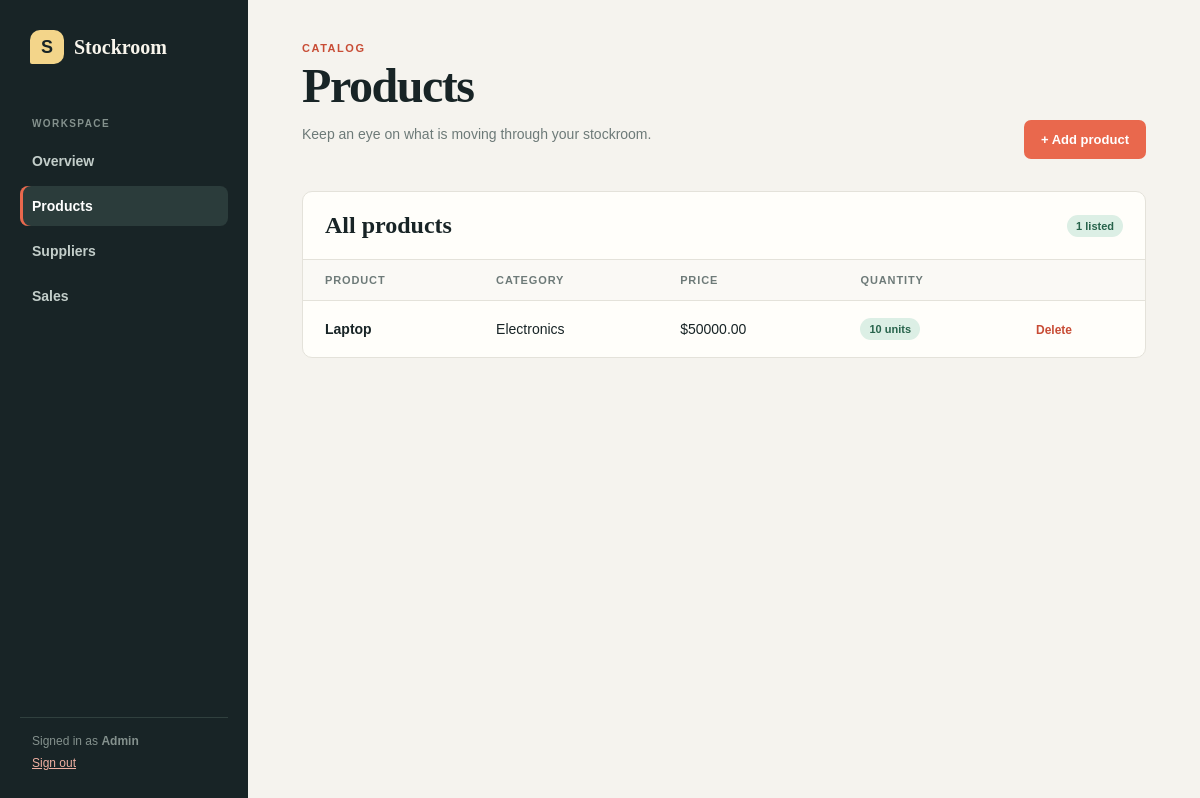
Before: /products (signed in) with the older database file.
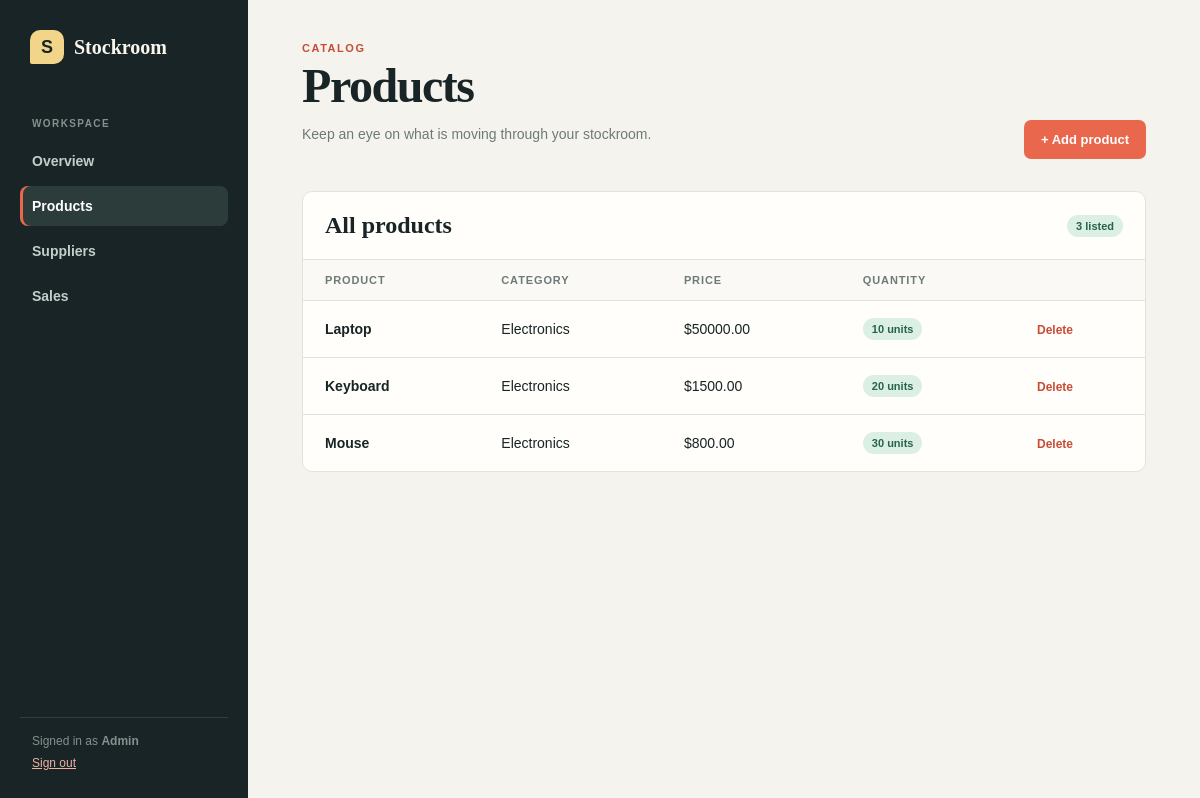
After: the same page with the newer database file.
### tables this page shows
CREATE TABLE products (
            id INTEGER PRIMARY KEY AUTOINCREMENT,
            name TEXT NOT NULL,
            category TEXT,
            price REAL NOT NULL,
            quantity INTEGER NOT NULL
        );

### app.py (the view)
@app.route("/products")
@login_required
def products():
    conn = get_db_connection()
    products = conn.execute(
        "SELECT * FROM products"
    ).fetchall()
    conn.close()
    return render_template("products.html", products=products)

### app.py (called while the page is built)
def get_db_connection():
    conn = sqlite3.connect(DATABASE)
    conn.row_factory = sqlite3.Row
    conn.execute("PRAGMA foreign_keys = ON")
    return conn

def login_required(view):
    @wraps(view)
    def wrapped_view(*args, **kwargs):
        if "user_id" not in session:
            if request.path.startswith("/api/"):
                return jsonify(error="Authentication required"), 401
            return redirect(url_for("login"))
        return view(*args, **kwargs)
    return wrapped_view

### templates/products.html (shortened to what this page needs)
{% extends "base.html" %}
{% block content %}<div class="page-heading"><div><p class="eyebrow">Catalog</p><h1>Products</h1><p class="muted">Keep an eye on what is moving through your stockroom.</p></div><a class="button" href="{{ url_for('add_product') }}">+ Add product</a></div><section class="panel"><div class="panel-heading"><h2>All products</h2><span class="tag">{{ products|length }} listed</span></div><div class="table-wrap"><table><thead><tr><th>Product</th><th>Category</th><th>Price</th><th>Quantity</th><th></th></tr></thead><tbody>{% for product in products %}<tr><td><strong>{{ product['name'] }}</strong></td><td>{{ product['category'] or 'Uncategorised' }}</td><td>${{ '%.2f'|format(product['price']) }}</td><td><span class="tag">{{ product['quantity'] }} units</span></td><td><a class="danger-link" href="{{ url_for('delete_product', id=product['id']) }}" onclick="return confirm('Delete this product?')">Delete</a></td></tr>{% else %}<tr><td class="empty" colspan="5">No products yet. Add your first item to start tracking stock.</td></tr>{% endfor %}</tbody></table></div></section>{% endblock %}

### templates/base.html (shortened to what this page needs)
<!doctype html>
<html lang="en">
<head><link rel="stylesheet" href="{{ url_for('static', filename='style.css') }}"></head>
<body><div class="app-shell">
<aside class="sidebar"><a class="brand" href="{{ url_for('dashboard') }}"><span class="brand-mark">S</span><span>Stockroom</span></a><p class="side-label">Workspace</p><nav class="side-nav"><a class="{% if request.endpoint == 'dashboard' %}active{% endif %}" href="{{ url_for('dashboard') }}">Overview</a><a class="{% if request.endpoint in ['products', 'add_product'] %}active{% endif %}" href="{{ url_for('products') }}">Products</a><a class="{% if request.endpoint in ['suppliers', 'add_supplier'] %}active{% endif %}" href="{{ url_for('suppliers') }}">Suppliers</a><a class="{% if request.endpoint == 'sales' %}active{% endif %}" href="{{ url_for('sales') }}">Sales</a></nav><div class="sidebar-footer">Signed in as <strong>{{ session.get('username', 'user') }}</strong><br><a href="{{ url_for('logout') }}">Sign out</a></div></aside>
<main class="content">{% block content %}{% endblock %}</main>
</div></body></html>

### static/style.css (style rules this page uses)
:root { --ink: #182426; --muted: #6d7a78; --paper: #f5f3ee; --panel: #fffefa; --line: #e4e2da; --coral: #e9684d; --coral-dark: #c84c35; --mint: #dcefe5; --gold: #f3d58a; }
* { box-sizing: border-box; }
body { margin: 0; color: var(--ink); background: var(--paper); font-family: Georgia, 'Times New Roman', serif; }
a { color: inherit; }
.app-shell { min-height: 100vh; display: grid; grid-template-columns: 248px 1fr; }
.sidebar { padding: 30px 20px; color: #f8f5ec; background: var(--ink); display: flex; flex-direction: column; }
.brand { display: flex; align-items: center; gap: 10px; margin: 0 10px 54px; text-decoration: none; font-weight: 700; font-size: 20px; }
.brand-mark { display: grid; place-items: center; width: 34px; height: 34px; color: var(--ink); background: var(--gold); border-radius: 10px 10px 10px 2px; font: 700 18px Arial, sans-serif; }
.side-label { margin: 0 12px 12px; color: #84918d; font: 700 10px Arial, sans-serif; letter-spacing: .14em; text-transform: uppercase; }
.side-nav { display: grid; gap: 5px; }
.side-nav a { padding: 12px; border-radius: 8px; color: #c3ceca; text-decoration: none; font: 600 14px Arial, sans-serif; }
.side-nav a:hover, .side-nav a.active { color: #fff; background: #2b3c3b; }
.side-nav a.active { box-shadow: inset 3px 0 var(--coral); }
.sidebar-footer { margin-top: auto; padding: 16px 12px 0; color: #84918d; border-top: 1px solid #30403e; font: 12px Arial, sans-serif; }
.sidebar-footer a { display: inline-block; margin-top: 8px; color: #f0b0a2; }
.content { width: min(1180px, 100%); padding: 42px 54px 64px; }
.eyebrow { margin: 0 0 8px; color: var(--coral-dark); font: 700 11px Arial, sans-serif; letter-spacing: .14em; text-transform: uppercase; }
.page-heading { display: flex; justify-content: space-between; align-items: end; gap: 20px; margin-bottom: 32px; }
h1 { margin: 0; font-size: clamp(32px, 4vw, 48px); line-height: 1; letter-spacing: -.03em; }
h2 { margin: 0; font-size: 24px; }
.muted { color: var(--muted); font: 14px/1.5 Arial, sans-serif; }
.button { display: inline-flex; align-items: center; gap: 8px; padding: 12px 17px; border: 0; border-radius: 7px; color: #fff; background: var(--coral); font: 700 13px Arial, sans-serif; text-decoration: none; cursor: pointer; }
.panel { border: 1px solid var(--line); border-radius: 10px; background: var(--panel); overflow: hidden; }
.panel-heading { display: flex; justify-content: space-between; align-items: center; padding: 20px 22px; border-bottom: 1px solid var(--line); }
.table-wrap { overflow-x: auto; }
table { width: 100%; border-collapse: collapse; font: 14px Arial, sans-serif; }
th { padding: 14px 22px; color: var(--muted); background: #faf9f5; font-size: 11px; letter-spacing: .08em; text-align: left; text-transform: uppercase; }
td { padding: 17px 22px; border-top: 1px solid var(--line); }
.tag { display: inline-block; padding: 5px 9px; border-radius: 99px; background: var(--mint); color: #27634b; font: 700 11px Arial, sans-serif; }
.danger-link { color: var(--coral-dark); font: 700 12px Arial, sans-serif; text-decoration: none; }

Changed rows visible on the page:
added products: name "Keyboard", category "Electronics", price "1500.00", quantity "20"
added products: name "Mouse", category "Electronics", price "800.00", quantity "30"
Other visible differences:
{{ products|length }}: "1" → "3"
